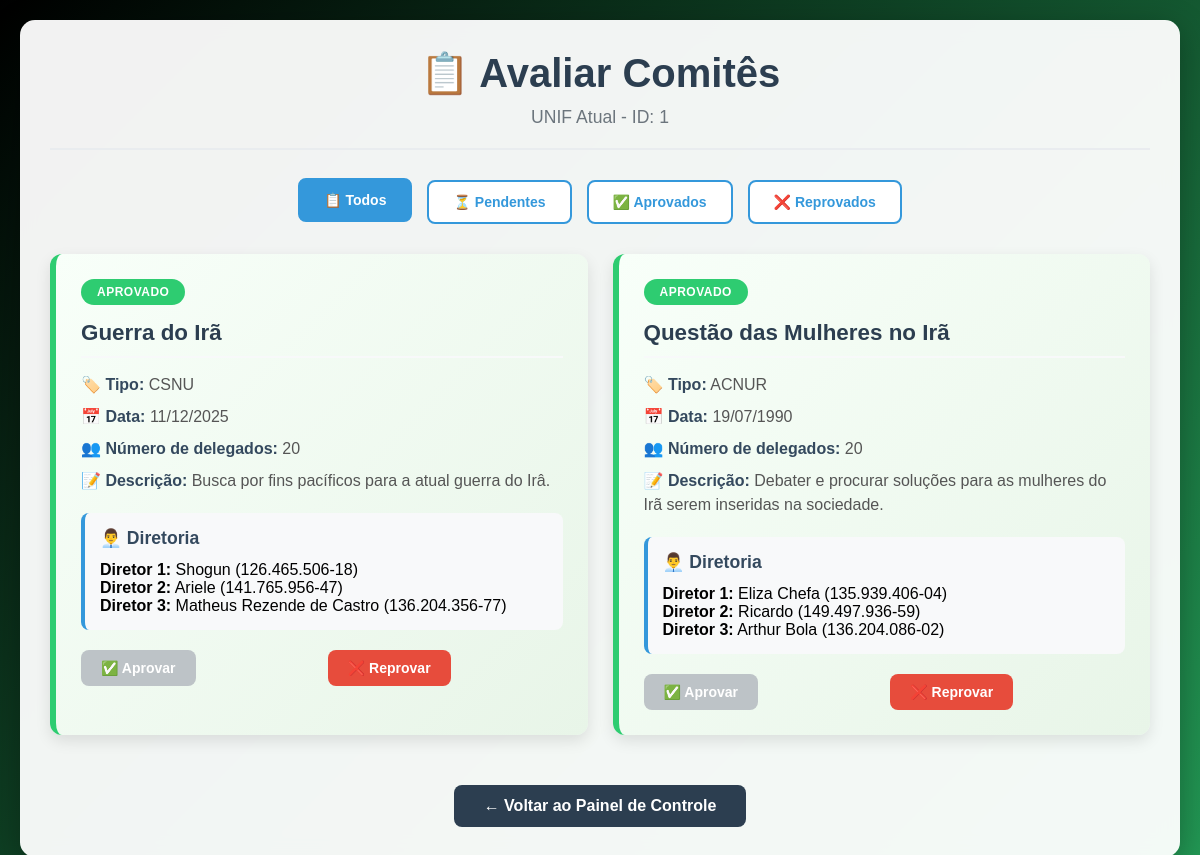
The page /pages/analiseComites.php (signed in) on the database its author committed.
### tables this page shows
CREATE TABLE `unif` (
  `id_unif` int(11) NOT NULL,
  `data_inicio_unif` date DEFAULT NULL,
  `data_fim_unif` date DEFAULT NULL,
  `data_inicio_inscricao_delegado` date DEFAULT NULL,
  `data_fim_inscricao_delegado` date DEFAULT NULL,
  `data_inicio_inscricao_comite` date DEFAULT NULL,
  `data_fim_inscricao_comite` date DEFAULT NULL,
  `data_inicio_inscricao_staff` date DEFAULT NULL,
  `data_fim_inscricao_staff` date DEFAULT NULL,
  `nome` varchar(50) NOT NULL
);

CREATE TABLE `comite` (
  `id_comite` int(11) NOT NULL,
  `id_unif` int(11) DEFAULT NULL,
  `cpf_d1` varchar(14) NOT NULL,
  `cpf_d2` varchar(14) NOT NULL,
  `cpf_d3` varchar(14) NOT NULL,
  `tipo_comite` varchar(100) DEFAULT NULL,
  `nome_comite` varchar(100) DEFAULT NULL,
  `data_comite` date DEFAULT NULL,
  `num_delegados` int(11) DEFAULT NULL,
  `descricao_comite` varchar(1000) DEFAULT NULL,
  `status` enum('pendente','aprovado','reprovado','em_andamento') DEFAULT 'pendente'
);

CREATE TABLE `usuario` (
  `cpf` varchar(14) NOT NULL,
  `nome` varchar(100) DEFAULT NULL,
  `email` varchar(100) DEFAULT NULL,
  `email_instituicao` varchar(100) DEFAULT NULL,
  `restricao_alimentar` varchar(100) DEFAULT NULL,
  `alergia` varchar(100) DEFAULT NULL,
  `telefone` varchar(14) DEFAULT NULL,
  `telefone_instituicao` varchar(20) DEFAULT NULL,
  `senha` varchar(20) DEFAULT NULL,
  `instituicao` varchar(100) DEFAULT NULL,
  `adm` tinyint(1) DEFAULT 0,
  `senha_hash` varchar(255) DEFAULT NULL,
  `professor` enum('aprovado','pendente','reprovado','aluno') DEFAULT 'aluno'
);

### pages/analiseComites.php (the view, shortened to what this page needs)
<?php
require_once 'php/conexao.php';
?>
<!DOCTYPE html>
<html lang="pt-BR">
<head>
    <link rel="stylesheet" href="styles/global.css">
</head>
<body>
    <?php
    if (isset($_SESSION["cpf"])) {
        if (isset($_SESSION["adm"]) && $_SESSION["adm"] == true) {
            $comites = array();
            $filtro = $_GET['filtro'] ?? 'todos';
            $unif_atual = null;
            $id_unif = null;
            if ($conn && $conn->connect_error === null) {
                $sql_unif = "SELECT id_unif FROM unif ORDER BY data_inicio_unif DESC LIMIT 1";
                $result_unif = $conn->query($sql_unif);
                if ($result_unif && $result_unif->num_rows > 0) {
                    $unif_atual = $result_unif->fetch_assoc();
                    $id_unif = $unif_atual['id_unif'];
                    $sql_comites = "
                    SELECT
                        c.id_comite,
                        c.nome_comite,
                        c.tipo_comite,
                        c.data_comite,
                        c.num_delegados,
                        c.descricao_comite,
                        c.status,
                        u1.nome as diretor1,
                        u2.nome as diretor2,
                        u3.nome as diretor3,
                        u1.cpf as cpf1,
                        u2.cpf as cpf2,
                        u3.cpf as cpf3
                    FROM comite c
                    LEFT JOIN usuario u1 ON c.cpf_d1 = u1.cpf
                    LEFT JOIN usuario u2 ON c.cpf_d2 = u2.cpf
                    LEFT JOIN usuario u3 ON c.cpf_d3 = u3.cpf
                    WHERE c.id_unif = ?
                    -- Ordena por 'pendente' primeiro, depois 'aprovado', depois 'reprovado'
                    ORDER BY FIELD(c.status, 'pendente', 'aprovado', 'reprovado'), c.nome_comite";
                    $stmt = $conn->prepare($sql_comites);
                    $stmt->bind_param("i", $id_unif);
                    $stmt->execute();
                    $result_comites = $stmt->get_result();
                    if ($result_comites && $result_comites->num_rows > 0) {
                        while($row = $result_comites->fetch_assoc()) {
                            $comites[] = $row;
                        }
                    }
                }
            }
    ?>
    <div class="container">
        <div class="header">
            <h1>📋 Avaliar Comitês</h1>
            <p>UNIF Atual - <?php echo isset($unif_atual) ? "ID: " . $id_unif : "Nenhuma UNIF encontrada"; ?></p>
        </div>
        <?php if (empty($comites)): ?>
            <div class="sem-comites">
                <div class="icon">📭</div>
                <h3>Nenhum comitê inscrito na UNIF atual</h3>
                <p>Não há comitês para avaliar no momento. Os comitês aparecerão aqui quando forem inscritos.</p>
            </div>
        <?php else: ?>
            <div class="filtros">
                <button class="filtro-btn <?php echo $filtro === 'todos' ? 'ativo' : ''; ?>"
                        onclick="window.location.href='?filtro=todos'">📋 Todos</button>
                <button class="filtro-btn <?php echo $filtro === 'pendentes' ? 'ativo' : ''; ?>"
                        onclick="window.location.href='?filtro=pendentes'">⏳ Pendentes</button>
                <button class="filtro-btn <?php echo $filtro === 'aprovados' ? 'ativo' : ''; ?>"
                        onclick="window.location.href='?filtro=aprovados'">✅ Aprovados</button>
                <button class="filtro-btn <?php echo $filtro === 'reprovados' ? 'ativo' : ''; ?>"
                        onclick="window.location.href='?filtro=reprovados'">❌ Reprovados</button>
            </div>
            <div class="comites-grid">
                <?php foreach($comites as $comite):
                    $status = strtolower($comite['status']);
                    if ($status === 'aprovado') {
                        $status_text = 'Aprovado';
                    } elseif ($status === 'reprovado') {
                        $status_text = 'Reprovado';
                    } else {
                        $status = 'pendente';
                        $status_text = 'Pendente';
                    }
                ?>
                    <div class="comite-card <?php echo $status; ?>">
                        <div class="status <?php echo $status; ?>"><?php echo $status_text; ?></div>
                        <div class="comite-info">
                            <h3><?php echo htmlspecialchars($comite['nome_comite']); ?></h3>
                            <p><strong>🏷️ Tipo:</strong> <?php echo htmlspecialchars($comite['tipo_comite']); ?></p>
                            <p><strong>📅 Data:</strong> <?php
                                $data_comite_valor = $comite['data_comite'];
                                if (strlen($data_comite_valor) === 4 && is_numeric($data_comite_valor)) {
                                    echo htmlspecialchars($data_comite_valor);
                                } else {
                                    echo date('d/m/Y', strtotime($data_comite_valor));
                                }
                            ?></p>
                            <p><strong>👥 Número de delegados:</strong> <?php echo $comite['num_delegados']; ?></p>
                            <?php if (!empty($comite['descricao_comite'])): ?>
                                <p><strong>📝 Descrição:</strong> <?php echo htmlspecialchars($comite['descricao_comite']); ?></p>
                            <?php endif; ?>
                        </div>
                        <div class="diretoria">
                            <h4>👨‍💼 Diretoria</h4>
                            <?php if (!empty($comite['diretor1'])): ?>
                                <p><strong>Diretor 1:</strong> <?php echo htmlspecialchars($comite['diretor1']); ?> (<?php echo $comite['cpf1']; ?>)</p>
                            <?php endif; ?>
                            <?php if (!empty($comite['diretor2'])): ?>
                                <p><strong>Diretor 2:</strong> <?php echo htmlspecialchars($comite['diretor2']); ?> (<?php echo $comite['cpf2']; ?>)</p>
                            <?php endif; ?>
                            <?php if (!empty($comite['diretor3'])): ?>
                                <p><strong>Diretor 3:</strong> <?php echo htmlspecialchars($comite['diretor3']); ?> (<?php echo $comite['cpf3']; ?>)</p>
                            <?php endif; ?>
                        </div>
                        <div class="acoes">
                            <form method="POST" style="display: inline; flex: 1;">
                                <button type="submit" class="btn btn-aprovar"
                                        <?php echo $status === 'aprovado' ? 'disabled' : ''; ?>>
                                    ✅ Aprovar
                                </button>
                            </form>
                            <form method="POST" style="display: inline; flex: 1;">
                                <button type="submit" class="btn btn-reprovar"
                                        <?php echo $status === 'reprovado' ? 'disabled' : ''; ?>>
                                    ❌ Reprovar
                                </button>
                            </form>
                        </div>
                    </div>
                <?php endforeach; ?>
            </div>
        <?php endif; ?>
        <div style="text-align: center;">
            <a href="painelControle.php" class="voltar-btn">← Voltar ao Painel de Controle</a>
        </div>
    </div>
    <?php
        } else {
            echo "<div class='container' style='text-align: center; padding: 40px;'>
                      <h3>Usuário não autorizado!</h3>
                      <p>Você não tem permissão para acessar esta página.</p>
                      <a href='painelControle.php' class='voltar-btn'>Voltar</a>
                  </div>";
        }
    } else {
        echo "<div class='container' style='text-align: center; padding: 40px;'>
                  <h3>Usuário não autenticado!</h3>
                  <p>Você precisa fazer login para acessar esta página.</p>
                  <a href='login.php' class='voltar-btn'>Fazer Login</a>
              </div>";
    }
    ?>
</body>
</html>

### pages/styles/global.css (style rules this page uses)
body { background: linear-gradient(-45deg, #000, #0f5132, #2ecc71, #000); background-size: 400% 400%; animation: gradientMove 12s ease infinite; }
* { margin: 0; padding: 0; box-sizing: border-box; font-family: 'Arial', sans-serif; }

### pages/analiseComites.php (style rules this page uses)
body { background: linear-gradient(-45deg, #000, #0f5132, #2ecc71, #000); background-size: 400% 400%; animation: gradientMove 12s ease infinite; min-height: 100vh; margin: 0; padding: 20px; }
.container { max-width: 1200px; margin: 0 auto; background: rgba(255, 255, 255, 0.95); border-radius: 15px; padding: 30px; box-shadow: 0 8px 32px rgba(0,0,0,0.3); backdrop-filter: blur(10px); }
.header { text-align: center; margin-bottom: 30px; padding-bottom: 20px; border-bottom: 2px solid #e9ecef; }
.header h1 { color: #2c3e50; margin-bottom: 10px; font-size: 2.5em; }
.header p { color: #6c757d; font-size: 1.1em; }
.comites-grid { display: grid; grid-template-columns: repeat(auto-fill, minmax(400px, 1fr)); gap: 25px; margin-bottom: 30px; }
.comite-card { background: white; border-radius: 12px; padding: 25px; box-shadow: 0 6px 15px rgba(0,0,0,0.1); border-left: 6px solid #ccc; transition: transform 0.3s ease, box-shadow 0.3s ease; }
.comite-card.aprovado { border-left-color: #2ecc71; background: linear-gradient(135deg, #f8fff9 0%, #e8f5e8 100%); }
.status { display: inline-block; padding: 6px 16px; border-radius: 25px; font-size: 12px; font-weight: bold; margin-bottom: 15px; text-transform: uppercase; letter-spacing: 0.5px; }
.status.aprovado { background: #2ecc71; color: white; }
.comite-info { margin-bottom: 20px; }
.comite-info h3 { margin: 0 0 15px 0; color: #2c3e50; font-size: 1.4em; border-bottom: 2px solid #f8f9fa; padding-bottom: 10px; }
.comite-info p { margin: 8px 0; color: #555; line-height: 1.5; }
.comite-info strong { color: #34495e; }
.diretoria { background: #f8f9fa; padding: 15px; border-radius: 8px; margin: 15px 0; border-left: 4px solid #3498db; }
.diretoria h4 { margin: 0 0 12px 0; color: #34495e; font-size: 1.1em; }
.acoes { display: flex; gap: 12px; margin-top: 20px; }
.btn { padding: 10px 20px; border: none; border-radius: 8px; cursor: pointer; font-weight: bold; transition: all 0.3s ease; font-size: 14px; flex: 1; }
.btn-aprovar { background: #2ecc71; color: white; }
.btn-reprovar { background: #e74c3c; color: white; }
.btn:disabled { background: #bdc3c7; cursor: not-allowed; transform: none !important; }
.filtros { display: flex; gap: 15px; margin-bottom: 30px; justify-content: center; flex-wrap: wrap; }
.filtro-btn { padding: 12px 24px; border: 2px solid #3498db; background: white; color: #3498db; border-radius: 8px; cursor: pointer; transition: all 0.3s ease; font-weight: bold; font-size: 14px; }
.filtro-btn.ativo { background: #3498db; color: white; transform: translateY(-2px); }
.voltar-btn { display: inline-block; padding: 12px 30px; background: #2c3e50; color: white; text-decoration: none; border-radius: 8px; margin-top: 20px; text-align: center; font-weight: bold; transition: all 0.3s ease; }

### rows shown on the page
unif: id_unif "1"
comite: status "APROVADO", nome_comite "Guerra do Irã", tipo_comite "CSNU", data_comite "11/12/2025", num_delegados "20", descricao_comite "Busca por fins pacíficos para a atual guerra do Irâ.", cpf_d1.nome "Shogun", cpf_d1.cpf "126.465.506-18", cpf_d2.nome "Ariele", cpf_d2.cpf "141.765.956-47", cpf_d3.nome "Matheus Rezende de Castro", cpf_d3.cpf "136.204.356-77"
comite: status "APROVADO", nome_comite "Questão das Mulheres no Irã", tipo_comite "ACNUR", data_comite "19/07/1990", num_delegados "20", descricao_comite "Debater e procurar soluções para as mulheres do Irã serem inseridas na sociedade.", cpf_d1.nome "Eliza Chefa", cpf_d1.cpf "135.939.406-04", cpf_d2.nome "Ricardo", cpf_d2.cpf "149.497.936-59", cpf_d3.nome "Arthur Bola", cpf_d3.cpf "136.204.086-02"
